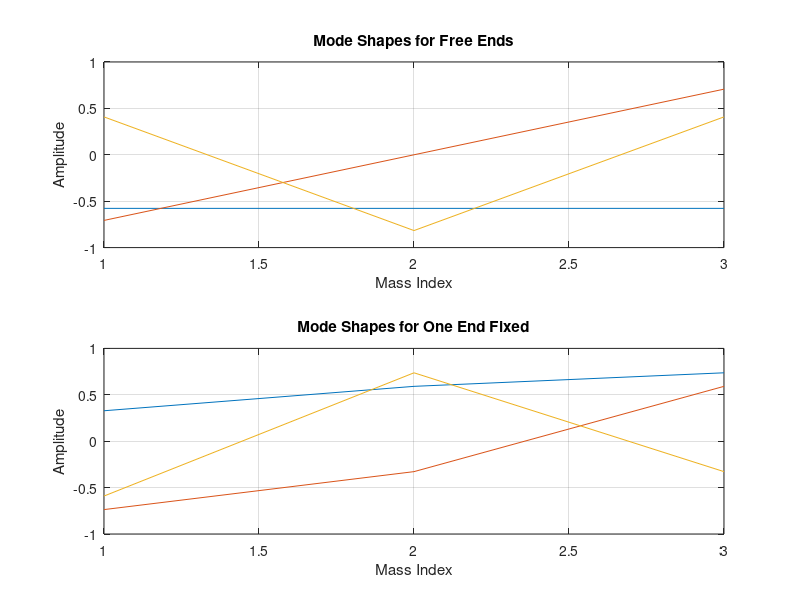

MATLAB code for this plot:
clc;
clear;

% Parameters
m = 1; % Mass value (assumed same for all)
k = 1; % Spring constant (assumed same for all)

% Mass Matrix (same for both cases)
M = m * eye(3);

% Stiffness Matrix for Free Ends
K_free = k * [1, -1, 0; 
             -1, 2, -1; 
              0, -1, 1];

% Stiffness Matrix for One End Fixed with Another Spring
K_fixed = k * [2, -1, 0; 
              -1, 2, -1; 
               0, -1, 1];

% Display matrices
disp('Mass Matrix (M):');
disp(M);

disp('Stiffness Matrix for Free Ends (K_free):');
disp(K_free);

disp('Stiffness Matrix for One End Fixed (K_fixed):');
disp(K_fixed);

% Eigenvalue analysis
[mode_shapes_free, lambda_free] = eig(K_free, M);
frequencies_free = sqrt(diag(lambda_free)) / (2 * pi);

[mode_shapes_fixed, lambda_fixed] = eig(K_fixed, M);
frequencies_fixed = sqrt(diag(lambda_fixed)) / (2 * pi);

disp('Natural Frequencies for Free Ends (Hz):');
disp(frequencies_free);

disp('Natural Frequencies for One End Fixed (Hz):');
disp(frequencies_fixed);

% Plot mode shapes
figure;
subplot(2,1,1);
plot(mode_shapes_free);
title('Mode Shapes for Free Ends');
xlabel('Mass Index');
ylabel('Amplitude');
grid on;

subplot(2,1,2);
plot(mode_shapes_fixed);
title('Mode Shapes for One End Fixed');
xlabel('Mass Index');
ylabel('Amplitude');
grid on;
